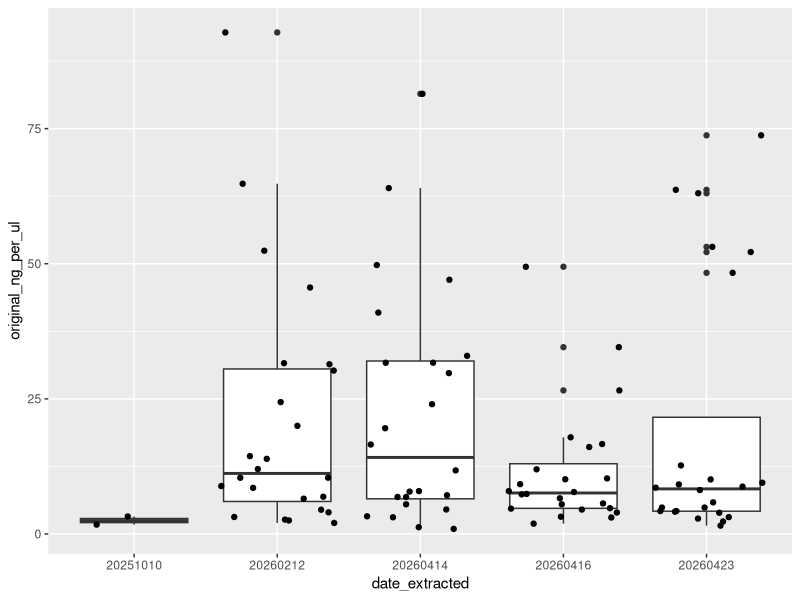
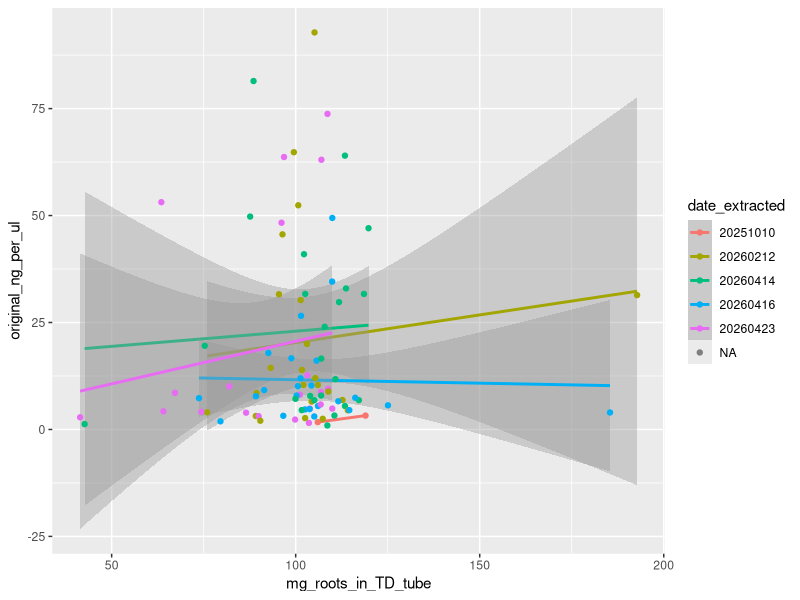
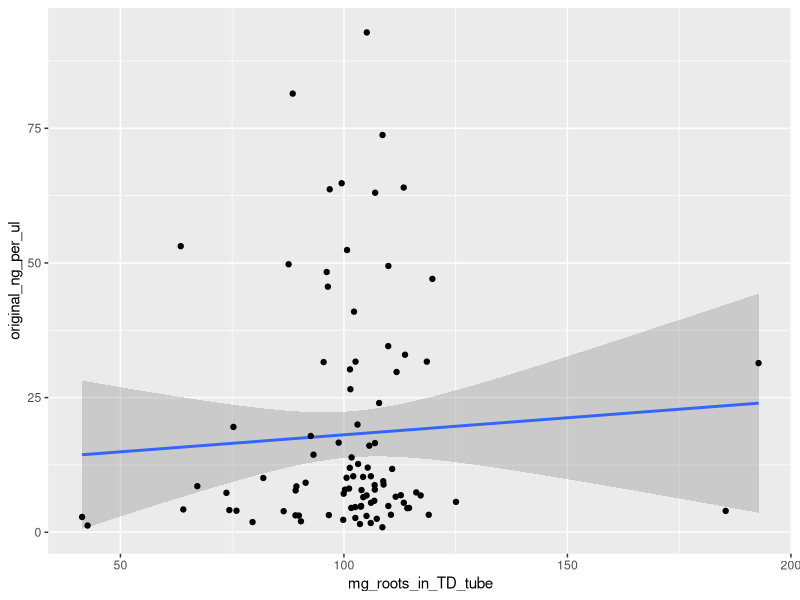
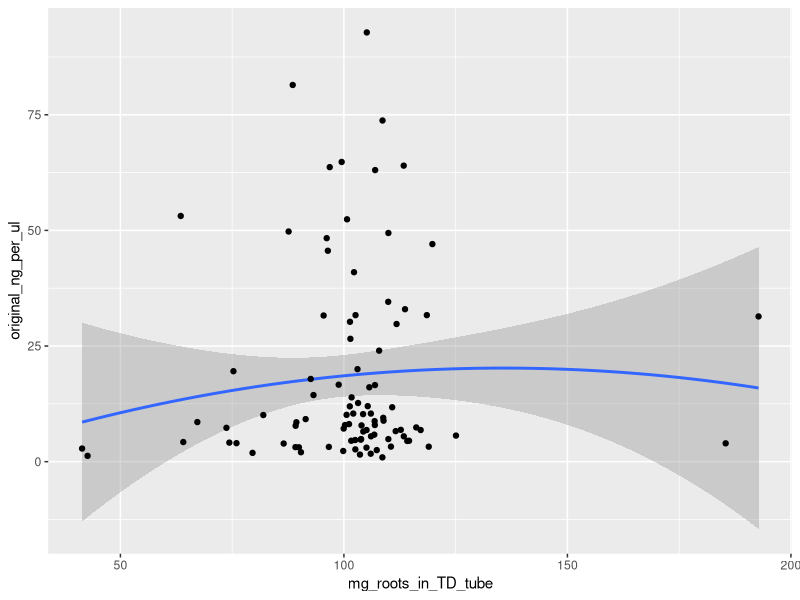
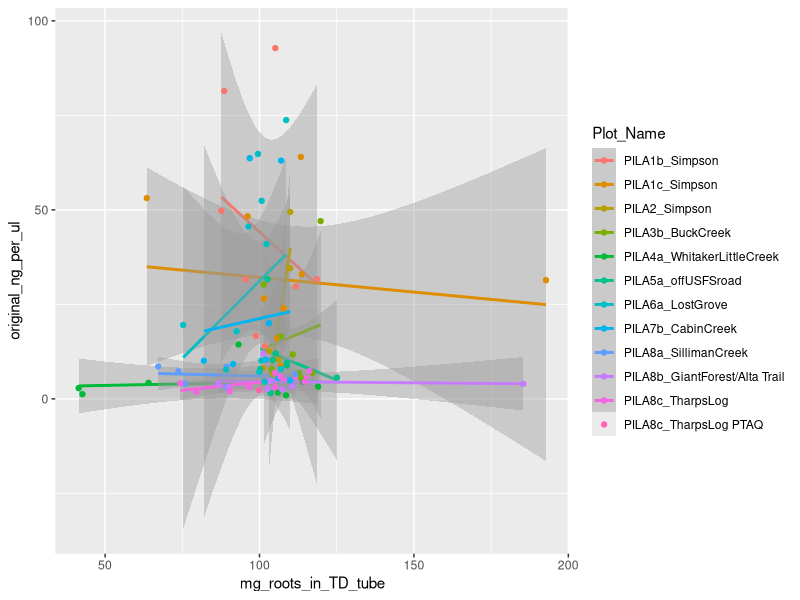
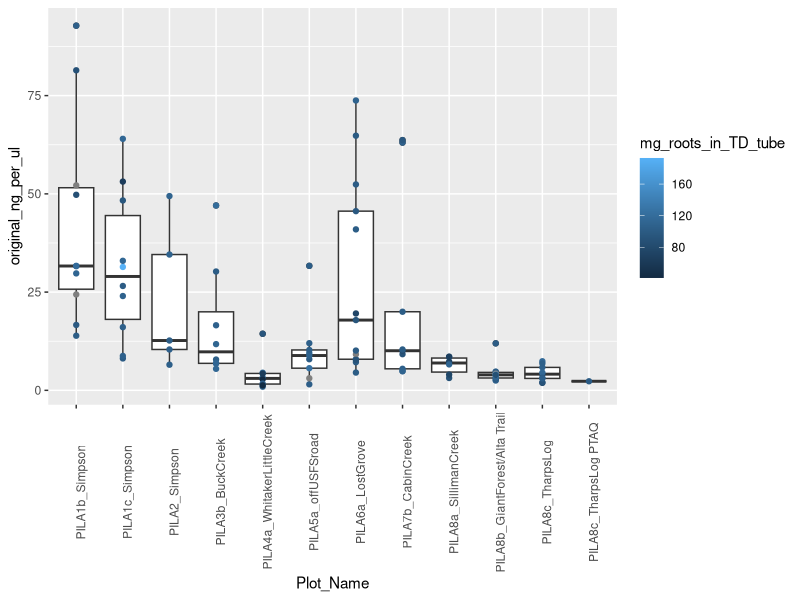
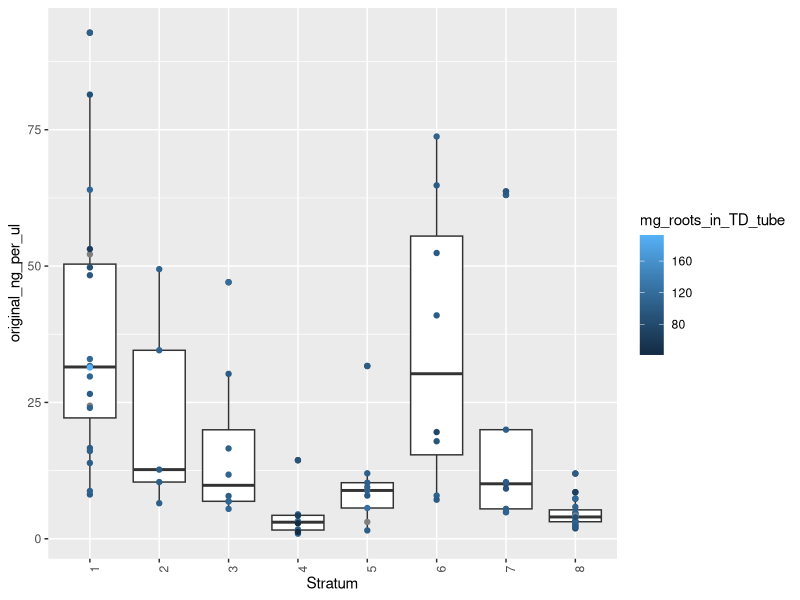
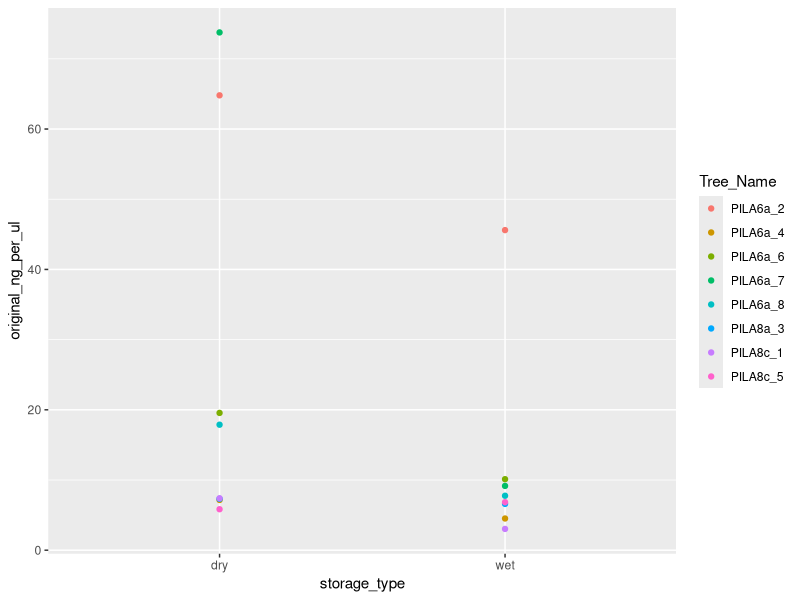

These figures' R source, in order:
## ---- chunk 1
knitr::opts_chunk$set(echo = TRUE)
## ---- chunk 2
library(tidyverse)
## ---- chunk 3
q_data = read_csv("../Qubit Results - raw_sample_results.csv") # read in qubit data
# 1 row = 1 measurement. Some extractions measured multiple times, where first measurement read out of range (OOR)

head(q_data)
## ---- chunk 4
# make a dataframe with only OOR measurements
oor_strings = c("High", "Low")
oor_qs = q_data %>%
  filter((ng_per_ul %in% oor_strings | ng_per_ml %in% oor_strings)) %>%
  mutate(
    ng_per_ul = case_when(
      is.na(ng_per_ul) ~ ng_per_ml,
      !is.na(ng_per_ul) ~ ng_per_ul
                               ) # put all in ng_per_ul column
         ) 

head(oor_qs)
# ok looking at this, the only oor-low from extraction batch 1 (12 feb 2026) was a 1:1 dilution of #14; looks like this qubit was messed up, and when it was re-done, the 1:1 dilution of #14 was readable.

failed_extractions = oor_qs %>%
  filter(date_extracted > 20260212) %>% #ignore results from first extraction; see note above
  filter(ng_per_ul == "Low") %>%
  group_by(date_extracted) # sort by batch so I can go find notes on them 

View(failed_extractions) # these are only the ones that I re-did from evan's qubit and then they were oor high

# oor highs have largely been diluted and had their concentration back extrapolated. a few haven't yet as of 22 april 2026; need the rest of the dilution calcs to figure out. those pasted below, this cont. below that. 
## ---- chunk 5
qs_w_calcs = read_csv("../dilutions/Results/DNA_dilutions_all_striptubes.csv")
## ---- chunk 6
library(ggplot2)

concs4graph = qs_w_calcs %>% mutate(date_extracted = as.character(date_extracted))
ggplot(concs4graph, aes(x = date_extracted, y = original_ng_per_ul)) +
  geom_boxplot() + geom_jitter()
## ---- chunk 7
to_dilute = oor_qs %>%
  filter(ng_per_ul == "High") %>%
  filter(!extraction_id %in% qs_w_calcs$extraction_id)
head(to_dilute) # just 8, 9, 16 also need to get re-done. these are all from 14 april 2026 (extraction run 2) so will add 3 reasonably high points to the graph above

# so as far as we know, 0 extractions have actually failed
## ---- chunk 8
# let's check on low values and see if these have any commonalities in the notes?
lowConcs = qs_w_calcs %>%
  filter(original_ng_per_ul < 2)

head(select(lowConcs, c(extraction_id, date_extracted, original_ng_per_ul)))
# no handwritten notes about the extraction of #34. #56 had notably little input tissue and was clearer/less dirty looking than others throughout extraction

# no handwritten notes about extraction of #79

# More supernatant pulled off of 39 between CD1 and CD2 than 36, which was extracted similtaneously. ~300ul pulled off of 39 vs ~250 off of 36. 36 evidently was a more sucessful extraction
## ---- chunk 9
e_md = read.csv("../extraction_metadata/Results/extraction_metadata_w_dilutions.csv")
## ---- chunk 10
# compare root mass input to extraction with yield
concs4graph = e_md %>% mutate(date_extracted = as.character(date_extracted)) %>%
  mutate(mg_roots_in_TD_tube = as.numeric(mg_roots_in_TD_tube))

ggplot(concs4graph, aes(x = mg_roots_in_TD_tube, y = original_ng_per_ul, color = date_extracted)) +
  geom_smooth(method = "lm") +
  geom_point()

ggplot(concs4graph, aes(x = mg_roots_in_TD_tube, y = original_ng_per_ul)) +
  geom_smooth(method = "lm") +
  geom_point()

ggplot(concs4graph, aes(x = mg_roots_in_TD_tube, y = original_ng_per_ul)) +
  geom_smooth(method = "lm", formula = 'y ~ x + I(x^2)') +
  geom_point()
## ---- chunk 11
# compare root mass input to extraction with yield, by plot
concs4graph = e_md %>% mutate(date_extracted = as.character(date_extracted)) %>%
  mutate(mg_roots_in_TD_tube = as.numeric(mg_roots_in_TD_tube))

ggplot(concs4graph, aes(x = mg_roots_in_TD_tube, y = original_ng_per_ul, color = Plot_Name)) +
  geom_smooth(method = "lm") +
  geom_point()

ggplot(concs4graph, aes(x = Plot_Name, y = original_ng_per_ul, color = mg_roots_in_TD_tube)) +
  geom_boxplot() +
  geom_point() + 
  theme(
    axis.text.x = element_text(angle = 90)
  )
## ---- chunk 12
ggplot((concs4graph %>% mutate(Stratum = as.character(Stratum)) %>%
          filter(storage_type == "dry")), aes(x = Stratum, y = original_ng_per_ul, color = mg_roots_in_TD_tube)) +
  geom_boxplot() +
  geom_point() + 
  theme(
    axis.text.x = element_text(angle = 90)
  )
## ---- chunk 13
wetcores = e_md %>%
  filter(storage_type == "wet")

paired_storage = e_md %>%
  filter(Tree_Name %in% wetcores$Tree_Name) %>%
  select(c(Tree_Name, storage_type, original_ng_per_ul, mg_roots_in_TD_tube))

head(paired_storage)

paired_storage_wide = paired_storage %>%
  reshape(direction = "wide",
          idvar = "Tree_Name", timevar = "storage_type")

head(paired_storage_wide) 

# PILA6a_7 was extracted today, 23 April, and had OOR high on first qubit run. removing it for now

ttest_df = paired_storage_wide %>%
  filter(Tree_Name != "PILA6a_7")

t.test(ttest_df$original_ng_per_ul.dry, ttest_df$original_ng_per_ul.wet, paired = TRUE)
# significantly less DNA yield from wet-stored cores than dry. huh. 
## ---- chunk 14
ggplot(paired_storage, aes(x = storage_type, y = original_ng_per_ul, color = Tree_Name)) +
  geom_point()
## ---- chunk 15
paired_storage = paired_storage %>%
  filter(!is.na(mg_roots_in_TD_tube)) %>% 
  mutate(normalized_yield = original_ng_per_ul/as.numeric(mg_roots_in_TD_tube))

ggplot(paired_storage, aes(x = storage_type, y = normalized_yield, color = Tree_Name)) +
  geom_point()

paired_storage_wide = paired_storage %>%
  reshape(direction = "wide",
          idvar = "Tree_Name", timevar = "storage_type")

head(paired_storage_wide) 

t.test(paired_storage_wide$normalized_yield.dry, paired_storage_wide$normalized_yield.wet, paired = TRUE)
# still significantly less DNA yield from wet-stored cores than dry 
## ---- chunk 16
#re-do earlier figures with normalized dna yield

e_md_norm = e_md %>%
  mutate(mg_roots_in_TD_tube = as.numeric(mg_roots_in_TD_tube), original_ng_per_ul = as.numeric(original_ng_per_ul)) %>% 
  filter(!(is.na(mg_roots_in_TD_tube))) %>% 
  filter(!(is.na(original_ng_per_ul))) %>%
  mutate(normalized_yield = original_ng_per_ul/mg_roots_in_TD_tube)

## ---- chunk 17
# compare root mass input to extraction with yield, by plot
concs4graph = e_md_norm %>% mutate(date_extracted = as.character(date_extracted)) %>%
  mutate(mg_roots_in_TD_tube = as.numeric(mg_roots_in_TD_tube))

ggplot(concs4graph, aes(x = mg_roots_in_TD_tube, y = normalized_yield, color = Plot_Name)) +
  geom_smooth(method = "lm") +
  geom_point()

ggplot(concs4graph, aes(x = Plot_Name, y = normalized_yield, color = mg_roots_in_TD_tube)) +
  geom_boxplot() +
  geom_point() + 
  theme(
    axis.text.x = element_text(angle = 90)
  )
## ---- chunk 18
ggplot((concs4graph %>% mutate(Stratum = as.character(Stratum)) %>%
          filter(storage_type == "dry")), aes(x = Stratum, y = normalized_yield, color = mg_roots_in_TD_tube)) +
  geom_boxplot() +
  geom_point() + 
  theme(
    axis.text.x = element_text(angle = 90)
  )
## ---- chunk 19
ggplot((concs4graph), aes(y = normalized_yield)) +
  geom_boxplot() 
## ---- chunk 20
ggplot((concs4graph), aes(y = original_ng_per_ul)) +
  geom_boxplot()
